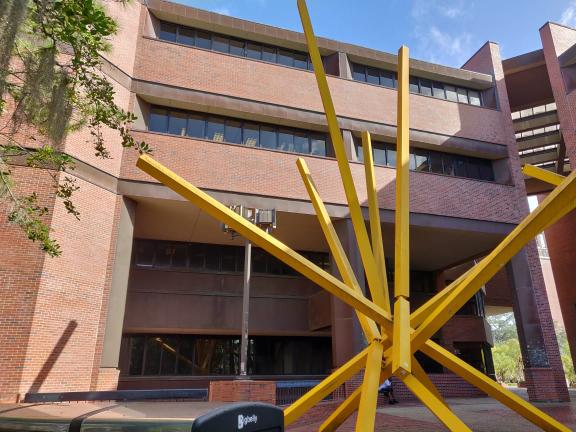
#> input picture cise.jpeg, 1152 x 864 px (shown at 1/2 size)
$ python Prob2_yes.py
#> lines starting #> are read from the running program, lines starting #| are printed output that depends on the picture
# -*- coding: utf-8 -*-
"""
Created on Sun Sep 22 11:56:18 2019

@author: Nikhil Tank
"""
import numpy as np
import cv2

img = cv2.imread('cise.jpeg')
#> img is the input picture: shape (864, 1152, 3); mean B, G, R 92.1, 108.4, 128.8
NumberOfPoints = 4

m,n,o=img.shape
#> m = 864; n = 1152; o = 3
pt = np.array(((12,178,802,804),(282,992,1118,172)))  # P (x1,x2,x3,x4),(y1,y2,y3,y4)
proj_pt = np.array(((220,217,590,590),(318,802,804,320))) # P' (x1’,x2’,x3’,x4’),(y1’,y2’,y3’,y4’) un-projected image pts.

corr= np.zeros(img.shape)

A = np.array((
(pt[0][0], pt[1][0], 1, 0, 0, 0, -pt[0][0]*proj_pt[0][0], -pt[1][0]*proj_pt[0][0], - proj_pt[0][0]),
(0, 0, 0, pt[0][0], pt[1][0], 1, - proj_pt[1][0]*pt[0][0], - proj_pt[1][0]*pt[1][0], - proj_pt[1][0]),
(pt[0][1], pt[1][1], 1, 0, 0, 0, -pt[0][1]*proj_pt[0][1], -pt[1][1]*proj_pt[0][1], - proj_pt[0][1]),
(0, 0, 0, pt[0][1], pt[1][1], 1, - proj_pt[1][1]*pt[0][1], - proj_pt[1][1]*pt[1][1], - proj_pt[1][1]),
(pt[0][2], pt[1][2], 1, 0, 0, 0, -pt[0][2]*proj_pt[0][2], -pt[1][2]*proj_pt[0][2], - proj_pt[0][2]),
(0, 0, 0, pt[0][2], pt[1][2], 1, - proj_pt[1][2]*pt[0][2], - proj_pt[1][2]*pt[1][2], - proj_pt[1][2]),
(pt[0][3], pt[1][3], 1, 0, 0, 0, -pt[0][3]*proj_pt[0][3], -pt[1][3]*proj_pt[0][3], - proj_pt[0][3]),
(0, 0, 0, pt[0][3], pt[1][3], 1, - proj_pt[1][3]*pt[0][3], - proj_pt[1][3]*pt[1][3], - proj_pt[1][3])))
#A 8X9 matrix

u, s, vh = np.linalg.svd(A, full_matrices=True) # A=u*s*vh

h = np.array(((vh[8][0],vh[8][1],vh[8][2]),(vh[8][3],vh[8][4],vh[8][5]),(vh[8][6],vh[8][7],vh[8][8]))) #last row of vh is h
hinv=np.linalg.inv(h)

# getting the corrected image


for y in range (0,corr.shape[1]-1):
    for x in range (0,corr.shape[0]-1):
        X = np.array((x,y,1)) #where x,y are pt in unprojected image
        #print(X)
        B = np.matmul(hinv,X)
        B = B/B[2] #for converting into homogeneous coordinate system
        x_p = int(B[0]) #coord in P
        y_p = int(B[1]) #coord in P
        #print([x_p,y_p,1])
        if x_p>=0 and y_p>=0 and y_p<= img.shape[1]-1 and x_p<= img.shape[0]-1 : # to limit the mapping into matrix
            #corr.item(x,y,z) = img.item(x_p,y_p,z) # unprojected pt image
            corr[x,y,:] = img[x_p,y_p,:]
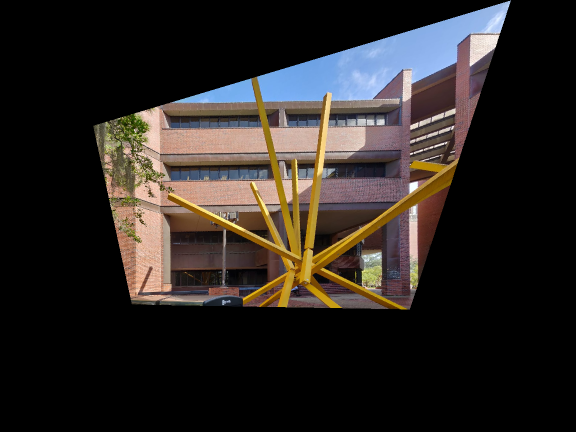
#> corr: shape (864, 1152, 3) float64 (shown at 1/2 size); mean B, G, R 34.9, 37.8, 42.7

cv2.imwrite('corr_yes.jpeg',corr)

$ run again, with rend_proj_1.jpeg copied over cise.jpeg
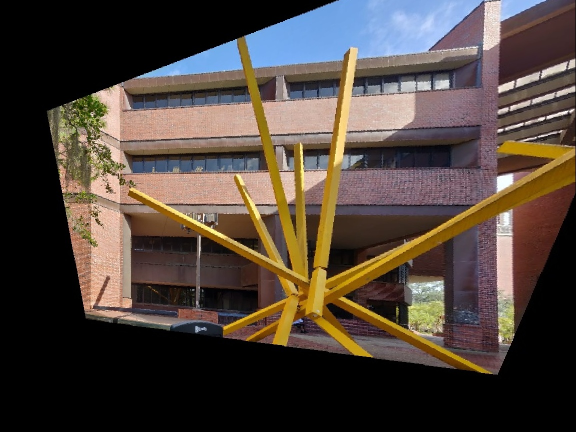
#> input picture rend_proj_1.jpeg, 1152 x 864 px (shown at 1/2 size)
#> img is the input picture: shape (864, 1152, 3); mean B, G, R 59.3, 66.9, 78
#> after the loop `for y in range (0,corr.shape[1]-1):`:
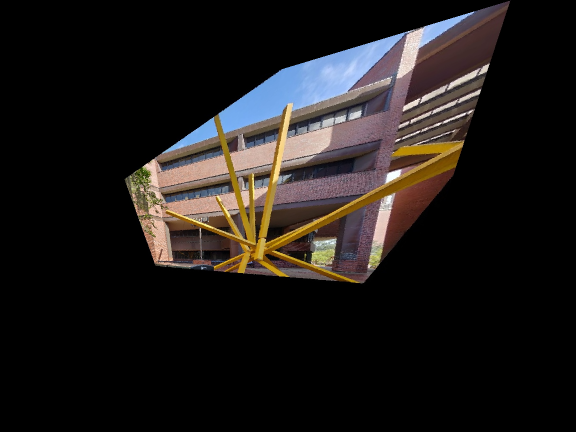
#> corr: shape (864, 1152, 3) float64 (shown at 1/2 size); mean B, G, R 25.1, 26.6, 30.3

$ run again, with rend_proj_2.jpeg copied over cise.jpeg
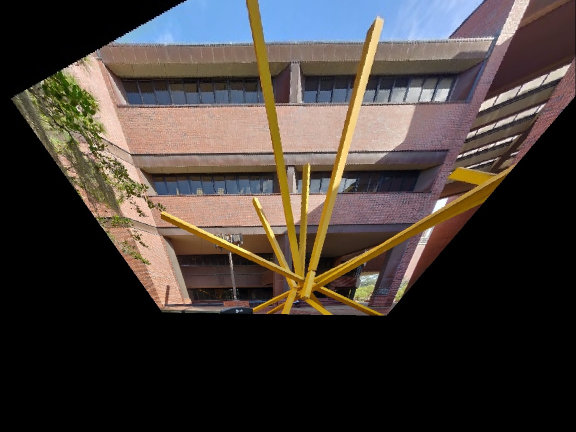
#> input picture rend_proj_2.jpeg, 1152 x 864 px (shown at 1/2 size)
#> img is the input picture: shape (864, 1152, 3); mean B, G, R 56.2, 60.9, 68.8
#> after the loop `for y in range (0,corr.shape[1]-1):`:
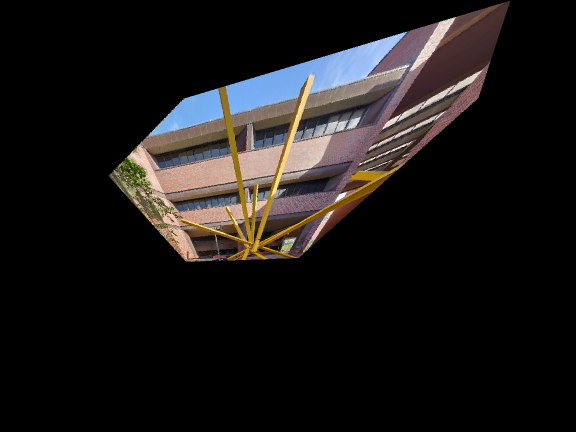
#> corr: shape (864, 1152, 3) float64 (shown at 1/2 size); mean B, G, R 23.6, 24.2, 26.9
